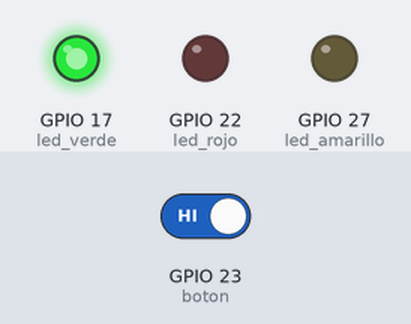
Bench run of a program on a simulated Raspberry Pi (BCM pin numbers). On the bench: output pins drawn as LEDs (lit = HIGH). The test bench sets the inputs (shaded band); at power-on: GPIO 23 (boton) HIGH. The clock reads 2024-03-15 10:24:30 at power-on unless the program sets it.

Above: at 1.2 s.
1.3 s: GPIO 23 (boton) driven LOW
At 1.6 s:
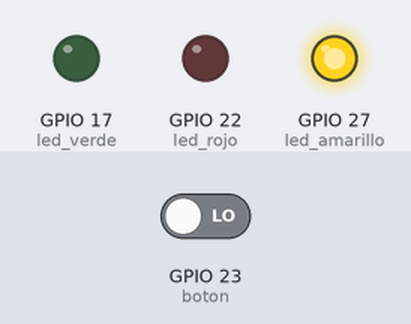
At 3.6 s:
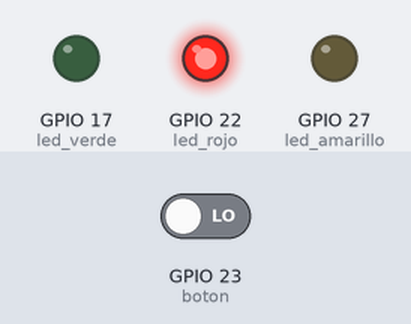
Timing chart, 0 to 8.8 s (numbered marks = the images above; inputs shaded):
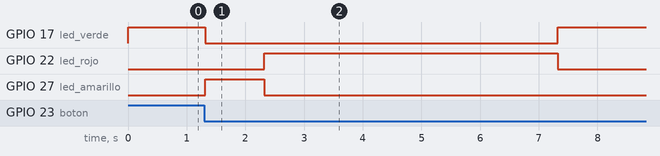

Measured:
- after the input at 1.3 s, GPIO 17 (led_verde): HIGH → LOW after 0.02 s instead of 3.7 s; GPIO 22 (led_rojo): LOW → HIGH after 1.0 s instead of 4.7 s

The program:

ejercicio3.py
```python
"""
=====================================================================================
 Bienvenidos a Sys On Chip
=====================================================================================
 Ejercicio No. 3 – Semáforo con botón robusto (Raspberry Pi)

 Versión avanzada:
  - Evento aceptado únicamente en estado VERDE
  - Debounce explícito por software
  - Protección ante condiciones de carrera (thread-safe)
  - Arquitectura FSM con evento asincrónico

 Descripción técnica:

 Este ejercicio implementa una Máquina de Estados Finitos (FSM) que
 integra un evento externo (botón de peatón) gestionado mediante
 callbacks en un entorno Linux.

 A diferencia de un microcontrolador como Arduino, donde las
 interrupciones son gestionadas directamente por hardware
 (ISR con latencia determinística), en Raspberry Pi los eventos
 GPIO son administrados por el kernel de Linux y ejecutados
 en hilos separados.

 Esto introduce un problema potencial:
      Condiciones de carrera (race conditions)

 Por ello se utiliza un Lock (threading.Lock) para proteger
 las variables compartidas entre el hilo principal y el
 callback del botón.

 Este diseño se aproxima más a arquitecturas profesionales
 utilizadas en sistemas embebidos de mayor complejidad.

=====================================================================================
 Plataforma: Raspberry Pi
 Lenguaje: Python 3
 Librería: gpiozero
=====================================================================================
"""

# ==============================
# Importación de librerías
# ==============================

from gpiozero import LED, Button
from time import time, sleep
from threading import Lock


# ==============================
# Configuración de hardware (BCM)
# ==============================

GPIO_VERDE = 17
GPIO_AMARILLO = 27
GPIO_ROJO = 22
GPIO_BOTON = 23


# ==============================
# Inicialización de dispositivos
# ==============================

led_verde = LED(GPIO_VERDE)
led_amarillo = LED(GPIO_AMARILLO)
led_rojo = LED(GPIO_ROJO)

# Debounce de 200 ms para eliminar rebotes mecánicos
boton = Button(GPIO_BOTON, pull_up=True, bounce_time=0.2)


# ==============================
# Parámetros temporales
# ==============================

TIEMPO_VERDE = 5
TIEMPO_AMARILLO = 1
TIEMPO_ROJO = 5


# ==============================
# Definición de estados (FSM)
# ==============================

ESTADO_VERDE = 0
ESTADO_AMARILLO = 1
ESTADO_ROJO = 2

estado_actual = ESTADO_VERDE
tiempo_referencia = time()

# Bandera de solicitud peatonal
solicitud_peaton = False

# Lock para proteger acceso concurrente
lock = Lock()


# ==============================
# Callback del botón (evento asincrónico)
# ==============================

def evento_boton():
    global solicitud_peaton, estado_actual

    # Protección de sección crítica
    with lock:
        # Aceptar evento solo si el sistema está en VERDE
        if estado_actual == ESTADO_VERDE:
            solicitud_peaton = True


# Asociar el evento al botón
boton.when_pressed = evento_boton


# ==============================
# Bucle principal (FSM)
# ==============================

while True:

    tiempo_actual = time()

    # Copia protegida de variables compartidas
    with lock:
        estado = estado_actual
        solicitud = solicitud_peaton

    # ==========================
    # ESTADO VERDE
    # ==========================
    if estado == ESTADO_VERDE:

        led_verde.on()
        led_amarillo.off()
        led_rojo.off()

        if solicitud:
            with lock:
                solicitud_peaton = False
                estado_actual = ESTADO_AMARILLO
            tiempo_referencia = tiempo_actual

        elif tiempo_actual - tiempo_referencia >= TIEMPO_VERDE:
            with lock:
                estado_actual = ESTADO_AMARILLO
            tiempo_referencia = tiempo_actual


    # ==========================
    # ESTADO AMARILLO
    # ==========================
    elif estado == ESTADO_AMARILLO:

        led_verde.off()
        led_amarillo.on()
        led_rojo.off()

        if tiempo_actual - tiempo_referencia >= TIEMPO_AMARILLO:
            with lock:
                estado_actual = ESTADO_ROJO
            tiempo_referencia = tiempo_actual


    # ==========================
    # ESTADO ROJO
    # ==========================
    elif estado == ESTADO_ROJO:

        led_verde.off()
        led_amarillo.off()
        led_rojo.on()

        if tiempo_actual - tiempo_referencia >= TIEMPO_ROJO:
            with lock:
                estado_actual = ESTADO_VERDE
            tiempo_referencia = tiempo_actual


    # Pequeña pausa para reducir uso de CPU
    sleep(0.01)
```
